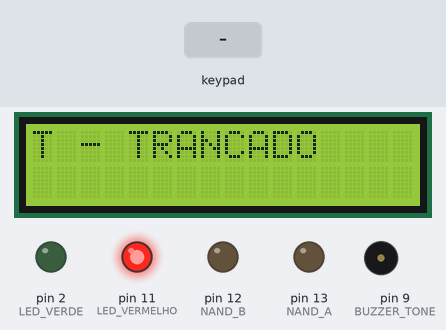
The sketch below on a simulated Arduino Uno, built with avr-gcc and run on an emulated ATmega328P. On the bench: 16×2 character LCD, output pins drawn as LEDs (lit = HIGH), buzzer (waves = sounding). Dashed ring = blinking. The inputs (shaded band) are chosen by the test bench. EEPROM starts erased.

Above: at 1.2 s.
1.3 s: keypad keys 0 0 0 0 # pressed 0.4 s apart
At 3.22 s:
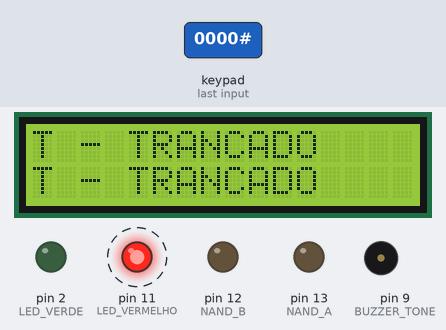
4.8 s: keypad keys 4 5 7 1 # pressed 0.4 s apart
At 8.0 s:
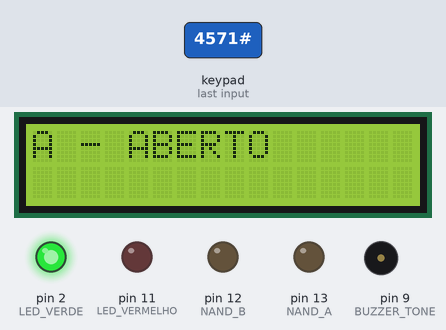
8.8 s: key '#' pressed
11.8 s: key 'D' pressed
At 14.6 s:
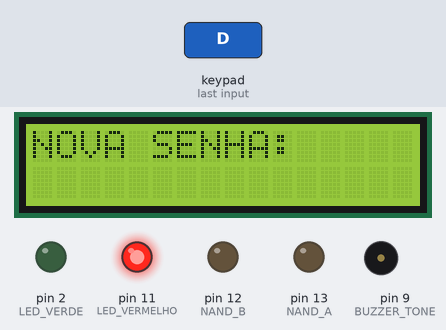
14.8 s: keypad keys 6 5 4 3 # pressed 0.4 s apart
At 16.9 s:
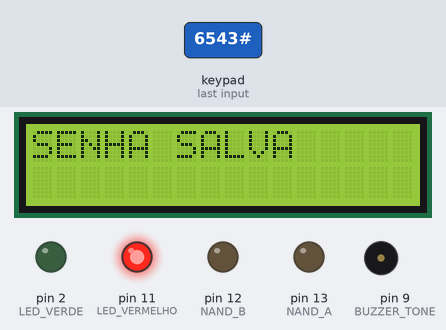
18.3 s: key '1' pressed
At 19.6 s:
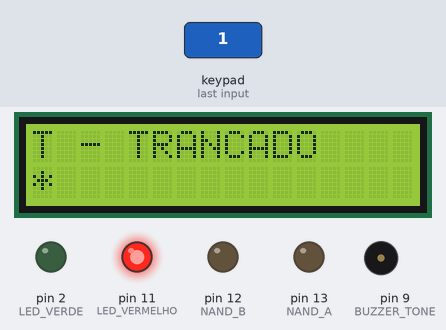
Timing chart, 0 to 20.8 s (numbered marks = the images above; inputs shaded):
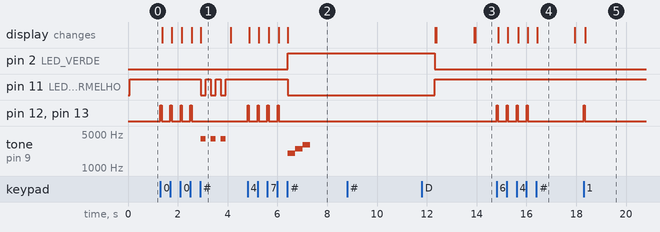

The sketch:

grupo_b1.ino
```cpp
#include <Keypad.h>
#include <LiquidCrystal_I2C.h>
#include <EEPROM.h>

LiquidCrystal_I2C tela(0x27, 16, 2);

String senhaDigitada = "";
String senhaSalva = "";

int tentativas = 0;
bool sistemaBloqueado = false;
unsigned long momentoDesbloqueio = 0;

bool primeiraDigitacao = true;

const byte LINHAS = 4;
const byte COLUNAS = 4;

char teclas[LINHAS][COLUNAS] = {
  {'1','2','3','A'},
  {'4','5','6','B'},
  {'7','8','9','C'},
  {'*','0','#','D'}
};

byte pinosLinhas[LINHAS]  = {A0, 10, 8, 7};
byte pinosColunas[COLUNAS] = {6, 5, 4, 3};

Keypad teclado = Keypad(makeKeymap(teclas), pinosLinhas, pinosColunas, LINHAS, COLUNAS);

const int NAND_A = 13;
const int NAND_B = 12;
const int LED_VERDE = 2;
const int LED_VERMELHO = 11;
const int BUZZER_TONE = 9;

void beepCI() {
  digitalWrite(NAND_A, HIGH);
  digitalWrite(NAND_B, HIGH);
  delay(50);
  digitalWrite(NAND_A, LOW);
  digitalWrite(NAND_B, LOW);
}

void carregarSenha() {
  senhaSalva = "";
  bool vazia = true;

  for (int i = 0; i < 4; i++) {
    char c = EEPROM.read(i);
    if (c >= '0' && c <= '9') {
      senhaSalva += c;
      vazia = false;
    } else {
      senhaSalva += '0';
    }
  }

  if (vazia || senhaSalva == "0000") {
    senhaSalva = "4571";
    for (int i = 0; i < 4; i++) EEPROM.write(i, senhaSalva[i]);
  }
}

void salvarSenha(String novaSenha) {
  for (int i = 0; i < 4; i++) EEPROM.write(i, novaSenha[i]);
  senhaSalva = novaSenha;
}

void setup() {
  Serial.begin(9600);

  tela.init();
  tela.backlight();
  tela.clear();

  carregarSenha();

  pinMode(NAND_A, OUTPUT);
  pinMode(NAND_B, OUTPUT);
  pinMode(LED_VERDE, OUTPUT);
  pinMode(LED_VERMELHO, OUTPUT);
  pinMode(BUZZER_TONE, OUTPUT);

  digitalWrite(LED_VERDE, LOW);
  digitalWrite(LED_VERMELHO, HIGH);
  digitalWrite(NAND_A, LOW);
  digitalWrite(NAND_B, LOW);

  tela.setCursor(0, 0);
  tela.print("T - TRANCADO");
}

void loop() {

  if (sistemaBloqueado) {
    if (millis() - momentoDesbloqueio >= 20000) {
      sistemaBloqueado = false;
      tentativas = 0;

      tela.clear();
      tela.print("DESBLOQUEADO");
      delay(1500);

      tela.clear();
      tela.print("T - TRANCADO");
      digitalWrite(LED_VERMELHO, HIGH);
    }
    return;
  }

  char tecla = teclado.getKey();

  if (tecla != NO_KEY) {

    if (tecla == 'D') {
      definirNovaSenha();
      return;
    }

    if (tecla >= '0' && tecla <= '9') beepCI();

    if (tecla >= '0' && tecla <= '9') {

      if (senhaDigitada.length() < 4) {

        if (primeiraDigitacao) {
          tela.setCursor(0, 1);
          tela.print("                ");
          tela.setCursor(0, 1);
          primeiraDigitacao = false;
        }

        senhaDigitada += tecla;
        tela.setCursor(senhaDigitada.length() - 1, 1);
        tela.print('*');
      }
    }

    if (tecla == '#') {

      if (senhaDigitada.length() < 4) {
        tela.clear();
        tela.print("4 DIGITOS!");
        delay(1500);

        tela.clear();
        tela.print("T - TRANCADO");

        senhaDigitada = "";
        primeiraDigitacao = true;
        tela.setCursor(0,1);
        tela.print("                ");
        return;
      }
      if (senhaDigitada == senhaSalva) {
        tentativas = 0;
        acessoPermitido();
      }
      else {
        tentativas++;
        acessoNegado();

        if (tentativas >= 3) bloquearSistema();
      }

      senhaDigitada = "";
      primeiraDigitacao = true;
      tela.setCursor(0,1);
      tela.print("                ");
    }
  }
}

void bloquearSistema() {
  sistemaBloqueado = true;
  momentoDesbloqueio = millis();

  tela.clear();
  tela.print("BLOQUEADO 20s");

  digitalWrite(LED_VERMELHO, HIGH);
  tone(BUZZER_TONE, 1000);
  delay(1000);
  noTone(BUZZER_TONE);
}

void definirNovaSenha() {
  senhaDigitada = "";
  primeiraDigitacao = true;

  tela.clear();
  tela.setCursor(0, 0);
  tela.print("NOVA SENHA:");
  tela.setCursor(0, 1);

  while (true) {

    char t = teclado.getKey();

    if (t >= '0' && t <= '9') {
      beepCI();

      if (senhaDigitada.length() < 4) {

        if (primeiraDigitacao) {
          tela.setCursor(0,1);
          tela.print("                ");
          tela.setCursor(0,1);
          primeiraDigitacao = false;
        }

        senhaDigitada += t;
        tela.setCursor(senhaDigitada.length()-1,1);
        tela.print('*');
      }
    }

    if (t == '#') {

      if (senhaDigitada.length() < 4) {
        tela.clear();
        tela.print("4 DIGITOS!");
        delay(1500);

        tela.clear();
        tela.print("T - TRANCADO");
        senhaDigitada = "";
        primeiraDigitacao = true;
        return;
      }

      salvarSenha(senhaDigitada);

      tela.clear();
      tela.print("SENHA SALVA");
      delay(1500);

      tela.clear();
      tela.print("T - TRANCADO");

      senhaDigitada = "";
      primeiraDigitacao = true;
      return;
    }
  }
}

void acessoPermitido() {
  tela.clear();
  tela.print("A - ABERTO");

  digitalWrite(LED_VERDE, HIGH);
  digitalWrite(LED_VERMELHO, LOW);

  tone(BUZZER_TONE, 2000); delay(300);
  tone(BUZZER_TONE, 2500); delay(300);
  tone(BUZZER_TONE, 3000); delay(300);
  noTone(BUZZER_TONE);

  delay(5000);

  digitalWrite(LED_VERDE, LOW);
  digitalWrite(LED_VERMELHO, HIGH);

  tela.clear();
  tela.print("T - TRANCADO");
}

void acessoNegado() {
  tela.setCursor(0, 1);
  tela.print("T - TRANCADO");

  for (int i = 0; i < 3; i++) {
    digitalWrite(LED_VERMELHO, LOW);
    tone(BUZZER_TONE, 4000);
    delay(200);

    digitalWrite(LED_VERMELHO, HIGH);
    noTone(BUZZER_TONE);
    delay(200);
  }
}
```

Measured:
- after the input at 1.3 s, pin 11 (LED_VERMELHO): alternates HIGH for 0.20 s and LOW for 0.20 s, 6 changes in all, then stays HIGH, starting after 1.6 s; pin 12 (NAND_B): alternates HIGH for 0.05 s and LOW for 0.35 s, 8 changes in all, then stays LOW, starting at once
- after the input at 4.8 s, pin 2 (LED_VERDE): LOW → HIGH after 1.6 s; pin 11 (LED_VERMELHO): HIGH → LOW after 1.6 s
- after the input at 8.8 s, every drawn part: stays the same
- after the input at 11.8 s, the display: first differs from a run without the input after 2.1 s (image 3)
- after the input at 14.8 s, pin 12 (NAND_B), pin 13 (NAND_A): alternates HIGH for 0.05 s and LOW for 0.35 s, 8 changes in all, then stays LOW, starting at once; the display: first changes after 0.07 s (image 4 shows a later state)
- after the input at 18.3 s, pin 12 (NAND_B), pin 13 (NAND_A): LOW → HIGH at once, → LOW 0.05 s later; the display: changes after 0.07 s (image 5)
- what the display in image 1 shows lasts 1.2 s, from 2.9 s to 4.1 s
- what the display in image 4 shows lasts 1.5 s, from 16.4 s to 17.9 s
